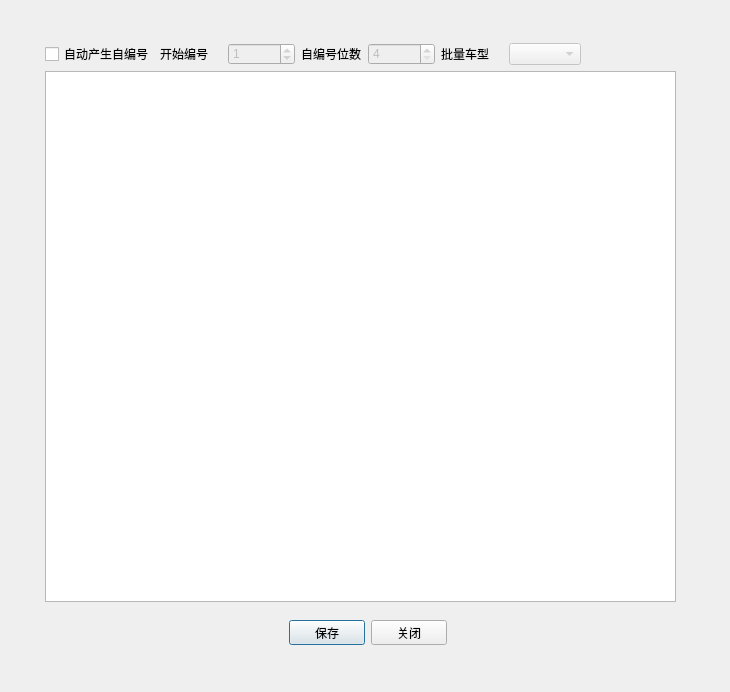
<?xml version="1.0" encoding="UTF-8"?>
<ui version="4.0">
 <class>CDlgBulkRegister</class>
 <widget class="QDialog" name="CDlgBulkRegister">
  <property name="geometry">
   <rect>
    <x>0</x>
    <y>0</y>
    <width>730</width>
    <height>692</height>
   </rect>
  </property>
  <property name="windowTitle">
   <string>卡批量注册</string>
  </property>
  <property name="statusTip">
   <string>%1卡批量注册</string>
  </property>
  <property name="styleSheet">
   <string notr="true">background-image: url(D:/WinParkUI/debug/Image/NewIcon/CommonMiddleBG-normal.jpg);</string>
  </property>
  <widget class="QLabel" name="lblTitle">
   <property name="geometry">
    <rect>
     <x>21</x>
     <y>5</y>
     <width>141</width>
     <height>21</height>
    </rect>
   </property>
   <property name="font">
    <font>
     <family>宋体</family>
     <pointsize>9</pointsize>
     <weight>75</weight>
     <italic>false</italic>
     <bold>true</bold>
    </font>
   </property>
   <property name="styleSheet">
    <string notr="true">background-image:url( );
color: rgb(85, 0, 0);</string>
   </property>
   <property name="text">
    <string/>
   </property>
  </widget>
  <widget class="QLabel" name="lblClose">
   <property name="geometry">
    <rect>
     <x>689</x>
     <y>5</y>
     <width>31</width>
     <height>16</height>
    </rect>
   </property>
   <property name="text">
    <string/>
   </property>
  </widget>
  <widget class="QTableWidget" name="tabRecord">
   <property name="geometry">
    <rect>
     <x>45</x>
     <y>71</y>
     <width>631</width>
     <height>531</height>
    </rect>
   </property>
   <property name="styleSheet">
    <string notr="true">background-image: url(none);</string>
   </property>
  </widget>
  <widget class="QLineEdit" name="edtCardID">
   <property name="geometry">
    <rect>
     <x>270</x>
     <y>290</y>
     <width>113</width>
     <height>20</height>
    </rect>
   </property>
   <property name="styleSheet">
    <string notr="true">background-image: url(none);</string>
   </property>
  </widget>
  <widget class="QWidget" name="layoutWidget">
   <property name="geometry">
    <rect>
     <x>289</x>
     <y>620</y>
     <width>158</width>
     <height>25</height>
    </rect>
   </property>
   <layout class="QHBoxLayout" name="horizontalLayout">
    <item>
     <widget class="QPushButton" name="btnSave">
      <property name="styleSheet">
       <string notr="true">background-image: url(none);</string>
      </property>
      <property name="text">
       <string>保存</string>
      </property>
     </widget>
    </item>
    <item>
     <widget class="QPushButton" name="btnClose">
      <property name="styleSheet">
       <string notr="true">background-image: url(none);</string>
      </property>
      <property name="text">
       <string>关闭</string>
      </property>
     </widget>
    </item>
   </layout>
  </widget>
  <widget class="QWidget" name="layoutWidget">
   <property name="geometry">
    <rect>
     <x>45</x>
     <y>43</y>
     <width>536</width>
     <height>22</height>
    </rect>
   </property>
   <layout class="QHBoxLayout" name="horizontalLayout_2">
    <item>
     <widget class="QCheckBox" name="chkID">
      <property name="styleSheet">
       <string notr="true">background-image: url(none);</string>
      </property>
      <property name="text">
       <string>自动产生自编号</string>
      </property>
     </widget>
    </item>
    <item>
     <widget class="QLabel" name="label">
      <property name="styleSheet">
       <string notr="true">background-image: url(none);</string>
      </property>
      <property name="text">
       <string>开始编号</string>
      </property>
     </widget>
    </item>
    <item>
     <widget class="QSpinBox" name="spValue">
      <property name="enabled">
       <bool>false</bool>
      </property>
      <property name="styleSheet">
       <string notr="true">background-image: url(none);</string>
      </property>
      <property name="maximum">
       <number>999999999</number>
      </property>
      <property name="value">
       <number>1</number>
      </property>
     </widget>
    </item>
    <item>
     <widget class="QLabel" name="label_2">
      <property name="styleSheet">
       <string notr="true">background-image: url(none);</string>
      </property>
      <property name="text">
       <string>自编号位数</string>
      </property>
     </widget>
    </item>
    <item>
     <widget class="QSpinBox" name="spDigit">
      <property name="enabled">
       <bool>false</bool>
      </property>
      <property name="styleSheet">
       <string notr="true">background-image: url(none);</string>
      </property>
      <property name="minimum">
       <number>4</number>
      </property>
      <property name="maximum">
       <number>999999999</number>
      </property>
     </widget>
    </item>
    <item>
     <widget class="QLabel" name="label_3">
      <property name="styleSheet">
       <string notr="true">background-image: url(none);</string>
      </property>
      <property name="text">
       <string>批量车型</string>
      </property>
     </widget>
    </item>
    <item>
     <widget class="QComboBox" name="cbxCarType">
      <property name="enabled">
       <bool>false</bool>
      </property>
      <property name="styleSheet">
       <string notr="true">background-image: url(none);</string>
      </property>
     </widget>
    </item>
   </layout>
  </widget>
  <zorder>layoutWidget</zorder>
  <zorder>layoutWidget</zorder>
  <zorder>edtCardID</zorder>
  <zorder>lblTitle</zorder>
  <zorder>lblClose</zorder>
  <zorder>tabRecord</zorder>
 </widget>
 <resources/>
 <connections/>
</ui>
